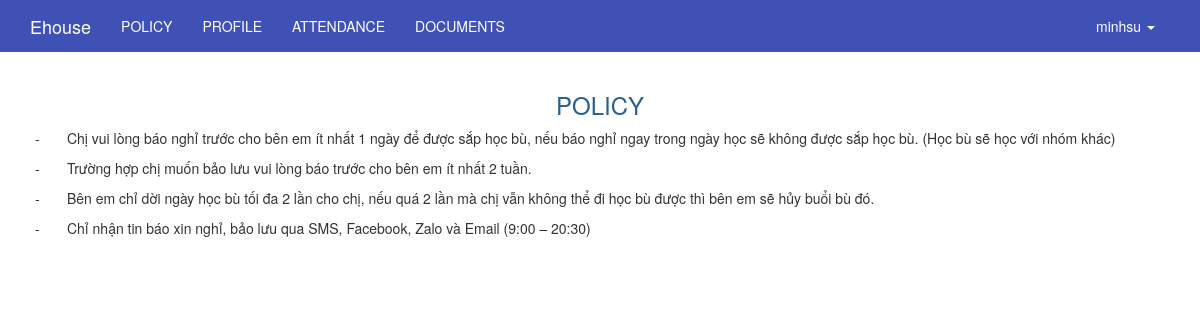
Page /index.php/member/info/policy (signed in) on the committed database.
### tables this page shows
CREATE TABLE `users` (
  `id` int(11) UNSIGNED NOT NULL,
  `ip_address` varchar(15) NOT NULL,
  `username` varchar(100) NOT NULL,
  `password` varchar(255) NOT NULL,
  `salt` varchar(255) DEFAULT NULL,
  `email` varchar(100) NOT NULL,
  `activation_code` varchar(40) DEFAULT NULL,
  `forgotten_password_code` varchar(40) DEFAULT NULL,
  `forgotten_password_time` int(11) UNSIGNED DEFAULT NULL,
  `remember_code` varchar(40) DEFAULT NULL,
  `created_on` int(11) UNSIGNED NOT NULL,
  `last_login` int(11) UNSIGNED DEFAULT NULL,
  `active` tinyint(1) UNSIGNED DEFAULT NULL,
  `first_name` varchar(50) DEFAULT NULL,
  `last_name` varchar(50) DEFAULT NULL,
  `company` varchar(100) DEFAULT NULL,
  `birth_day` varchar(50) NOT NULL,
  `phone` varchar(20) DEFAULT NULL,
  `address` varchar(255) DEFAULT NULL,
  `profile` text,
  `modified_date` datetime DEFAULT NULL
);

CREATE TABLE `page_content` (
  `id` varchar(50) NOT NULL,
  `note` varchar(255) DEFAULT NULL,
  `class` varchar(30) NOT NULL,
  `icon` varchar(50) DEFAULT NULL,
  `link` varchar(255) DEFAULT NULL,
  `image_name` varchar(255) DEFAULT NULL,
  `image` varchar(255) DEFAULT NULL,
  `title` varchar(255) DEFAULT NULL,
  `description` text,
  `content` text,
  `content2` text,
  `modified_date` datetime DEFAULT NULL
);

### application/controllers/member/Info.php (called while the page is built, shortened)
<?php
class Info extends Admin_Controller {
    function __construct(){
        parent::__construct();
        $this->load->library('ion_auth');
        $this->load->library('postal');
        $this->load->helper('url');
        $this->current_user = $this->ion_auth->user()->row();
        $this->data['current_user'] = $this->current_user;
        $this->data['current_user_menu'] = '';
        $this->load->model('calendar_model');
        $this->load->model('course_model');
    }
    public function policy()
    {
        $this->load->model('page_content_model');
        $input['where'] = array('id' => 'policy');
        $this->data['item'] = $this->page_content_model->get_row($input);
        $this->load->view('member/index_view', $this->data);
    }
}

### index.php (called while the page is built, shortened)
<?php
require_once BASEPATH.'core/CodeIgniter.php';

### application/helpers/common_helper.php (called while the page is built, shortened)
<?php
	function public_helper($string = '')
	{
		return base_url('public/'.$string);
	}
?>

### application/libraries/Ion_auth.php (called while the page is built, shortened)
<?php  if ( ! defined('BASEPATH')) exit('No direct script access allowed');
class Ion_auth
{
    public $_cache_user_in_group;
    public function __construct()
    {
        $this->_cache_user_in_group =& $this->ion_auth_model->_cache_user_in_group;
        $this->ion_auth_model->trigger_events('library_constructor');
    }
    public function __call($method, $arguments)
    {
        return call_user_func_array( array($this->ion_auth_model, $method), $arguments);
    }
    public function __get($var)
    {
        return get_instance()->$var;
    }
    public function logged_in()
    {
        $this->ion_auth_model->trigger_events('logged_in');
        return (bool) $this->session->userdata('identity');
    }
    public function in_group($check_group, $id=false, $check_all = false)
    {
        $this->ion_auth_model->trigger_events('in_group');
        $id || $id = $this->session->userdata('user_id');
        if (!is_array($check_group))
        {
            $check_group = array($check_group);
        }
        if (isset($this->_cache_user_in_group[$id]))
        {
            $groups_array = $this->_cache_user_in_group[$id];
        }
        else
        {
            $users_groups = $this->ion_auth_model->get_users_groups($id)->result();
            $groups_array = array();
            foreach ($users_groups as $group)
            {
                $groups_array[$group->id] = $group->name;
            }
            $this->_cache_user_in_group[$id] = $groups_array;
        }
        foreach ($check_group as $key => $value)
        {
            $groups = (is_string($value)) ? $groups_array : array_keys($groups_array);
            if (in_array($value, $groups) xor $check_all)
            {
                return !$check_all;
            }
        }
        return $check_all;
    }
}

### application/libraries/Session.php (called while the page is built, shortened)
<?php if ( ! defined('BASEPATH')) exit('No direct script access allowed');
class Session
{
    protected $sess_namespace = '';
    protected $store = array();
     private function initialize()
     {
        if (isset($_SESSION[$this->sess_namespace]) ) {
            $this->store = $_SESSION[$this->sess_namespace];
        }
        $destroy = false;
        if (!$destroy) {
            return;
        }
    }
    public function userdata($value)
    {
        if (isset($this->store[$value])) {
            return $this->store[$value];
        } else {
            return false;
        }
    }
    public function set_userdata($data = array(), $value = '')
    {
        if (is_string($data)) {
            $data = array($data => $value);
        }
        foreach ($data as $key => $val) {
            $this->store[$key] = $val;
        }
    }
}

### application/models/Ion_auth_model.php (called while the page is built, shortened)
<?php  if ( ! defined('BASEPATH')) exit('No direct script access allowed');
class Ion_auth_model extends CI_Model
{
    public $tables = array();
    public $_ion_where = array();
    public $_ion_select = array();
    public $_ion_limit = NULL;
    public $_ion_offset = NULL;
    public $_ion_order_by = NULL;
    public $_ion_order = NULL;
    protected $response = NULL;
    public function __construct()
    {
        $this->config->load('ion_auth', TRUE);
        $this->tables  = $this->config->item('tables', 'ion_auth');
    }
    public function limit($limit)
    {
        $this->_ion_limit = $limit;
        return $this;
    }
    public function where($where, $value = NULL)
    {
        if (!is_array($where))
        {
            $where = array($where => $value);
        }
        array_push($this->_ion_where, $where);
        return $this;
    }
    public function order_by($by, $order='desc')
    {
        $this->_ion_order_by = $by;
        $this->_ion_order    = $order;
        return $this;
    }
    public function row()
    {
        $row = $this->response->row();
        return $row;
    }
    public function users($groups = NULL)
    {
        if (isset($this->_ion_select) && !empty($this->_ion_select))
        {
            foreach ($this->_ion_select as $select)
            {
                $this->db->select($select);
            }
            $this->_ion_select = array();
        }
        else
        {
            $this->db->select(array(
                $this->tables['users'].'.*',
                $this->tables['users'].'.id as id',
                $this->tables['users'].'.id as user_id'
            ));
        }
        if (isset($this->_ion_where) && !empty($this->_ion_where))
        {
            foreach ($this->_ion_where as $where)
            {
                $this->db->where($where);
            }
            $this->_ion_where = array();
        }
        if (isset($this->_ion_limit) && isset($this->_ion_offset))
        {
            $this->db->limit($this->_ion_limit, $this->_ion_offset);
            $this->_ion_limit  = NULL;
            $this->_ion_offset = NULL;
        }
        else if (isset($this->_ion_limit))
        {
            $this->db->limit($this->_ion_limit);
            $this->_ion_limit  = NULL;
        }
        if (isset($this->_ion_order_by) && isset($this->_ion_order))
        {
            $this->db->order_by($this->_ion_order_by, $this->_ion_order);
            $this->_ion_order    = NULL;
            $this->_ion_order_by = NULL;
        }
        $this->response = $this->db->get($this->tables['users']);
        return $this;
    }
    public function user($id = NULL)
    {
        $id = isset($id) ? $id : $this->session->userdata('user_id');
        $this->users();
        return $this;
    }
}

### application/core/MY_Controller.php (called while the page is built, shortened)
<?php
class Admin_Controller extends MY_Controller
{
	function __construct()
	{
		$current_user = $this->ion_auth->user()->row();
	}
}

### application/models/Page_content_model.php (called while the page is built, shortened)
<?php
class Page_content_model extends MY_Model
{
    function __construct()
    {
        $this->table = 'page_content';
    }
}

### application/core/MY_Model.php (called while the page is built, shortened)
<?php if ( ! defined('BASEPATH')) exit('No direct script access allowed');
class MY_Model extends CI_Model {
    var $table = '';
    var $key = 'id';
    var $order = '';
    function get_row($input = array()){
        $query = $this->db->get($this->table);
        return $query->row();
    }
    protected function get_list_set_input($input = array())
    {
        if ((isset($input['where'])) && $input['where'])
        {
            $this->db->where($input['where']);
        }
        if (isset($input['order'][0]) && isset($input['order'][1]))
        {
            $this->db->order_by($input['order'][0], $input['order'][1]);
        }
        else
        {
            $order = ($this->order == '') ? array($this->table.'.'.$this->key, 'desc') : $this->order;
            $this->db->order_by($order[0], $order[1]);
        }
    }
}
?>

### application/views/member/header_view.php (the view, shortened to what this page needs)
    <link rel="stylesheet" href="<?php echo public_helper('lib/bootstrap/css/bootstrap.min.css'); ?>"/>
    <link rel="stylesheet" href="<?php echo public_helper('lib/font-awesome/css/font-awesome.min.css'); ?>"/>
    <link href="<?php echo public_helper('lib/datetime-picker/datetimepicker.css')?>" rel="stylesheet">
    <link rel="stylesheet" href="http://code.jquery.com/ui/1.10.3/themes/smoothness/jquery-ui.css" />
    <link href="https://cdnjs.cloudflare.com/ajax/libs/bootstrap3-dialog/1.34.5/css/bootstrap-dialog.min.css" rel="stylesheet" type="text/css" />
    <link rel="stylesheet" href="<?php echo public_helper('css/admin.css'); ?>" type="text/css" />
<!DOCTYPE html>
<html>
<head>
</head>
<body>
    <nav class="navbar navbar-inverse">
        <div class="container">
            <div class="navbar-header">
                <a class="navbar-brand" href="<?php echo base_url(); ?>" target="_new"><?php echo 'Ehouse'?></a>
            </div>
            <div id="navbar" class="collapse navbar-collapse">
                <ul class="nav navbar-nav">
                    <li><?php echo anchor('member/info/policy','POLICY');?></li>
                    <li><?php echo anchor('member/info/profile','PROFILE');?></li>
                    <li><?php echo anchor('member/info/attendance','ATTENDANCE');?></li>
                    <li><?php echo anchor('member/info/document','DOCUMENTS');?></li>
                </ul>
                <ul class="nav navbar-nav navbar-right">
                    <li class="dropdown">
                        <a href="#" class="dropdown-toggle" data-toggle="dropdown" role="button" aria-expanded="false"><?php echo $this->ion_auth->user()->row()->username;?> <span class="caret"></span></a>
                    </li>
                </ul>
            </div>
        </div>
    </nav>

### application/views/member/index_view.php (shortened to what this page needs)
<?php include "header_view.php"; ?>
<div class="container">
    <div class="row">
        <div class="col-lg-12">
            <h3 class="text-center" style="color: #286090">POLICY</h3>
            <div class="pd-lr-5"><?php echo $item->description; ?></div>
        </div>
    </div>
</div>

### public/css/admin.css (style rules this page uses)
.pd-lr-5 { padding-left: 5px; padding-right: 5px; }
.navbar-inverse { background-color: #3F51B5; border-color: #3F51B5; border-radius: inherit; }
.navbar-inverse .navbar-nav>li>a { color: white; }
.navbar-inverse .navbar-brand { color: white; }

### rows in the picture
users: id+username "minhsu"
page_content: description "- Chị vui lòng báo nghỉ trước cho bên em ít nhất 1 ngày để được sắp học bù, nếu báo nghỉ ngay trong ngày học sẽ không được sắp học bù. (Học bù sẽ học với nhóm khác) - Trường hợp chị muốn bảo lưu vui lòng báo trước cho bên em ít nhất 2 tuần. - Bên em chỉ dời ngày học bù tối đa 2 lần cho chị, nếu quá 2 lần mà chị vẫn không thể đi học bù được thì bên em sẽ hủy buổi bù đó. - Chỉ nhận tin báo xin nghỉ, bảo lưu qua SMS, Facebook, Zalo và Email (9:00 – 20:30)"

### other values in the picture
anchor('member/info/policy','POLICY') "POLICY"
anchor('member/info/profile','PROFILE') "PROFILE"
anchor('member/info/attendance','ATTENDANCE') "ATTENDANCE"
anchor('member/info/document','DOCUMENTS') "DOCUMENTS"
